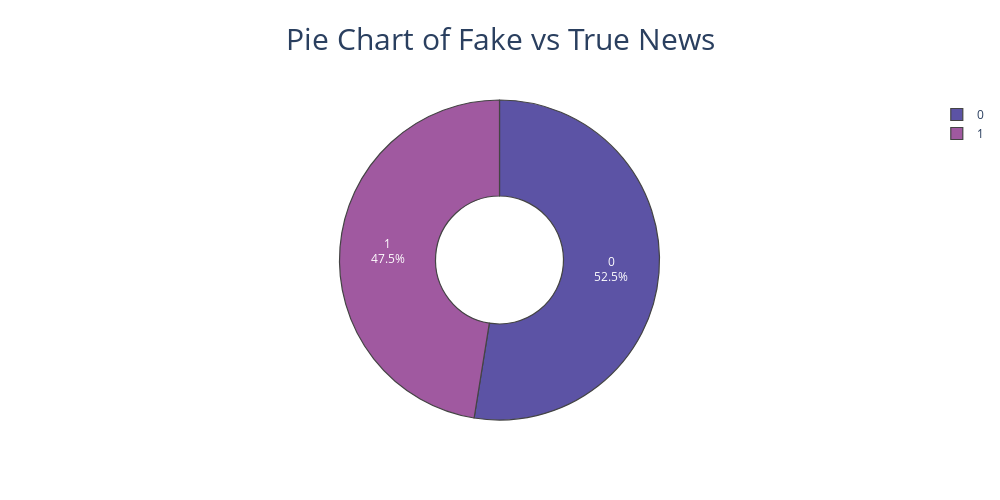

Write notebook code for a chart like this one.
### Code cell
fig = px.pie(data_frame = news, names = "news_class", hole = 0.4, title = "Pie Chart of Fake vs True News",
             width = 1000, height = 500, color_discrete_sequence = px.colors.sequential.Sunset_r)
fig.update_traces(textposition = "inside", textinfo = "percent+label",
                  marker = dict(line = dict(width = 1.2)))
fig.update_layout(title_x = 0.5, title_font = dict(size = 30), uniformtext_minsize = 25)
fig.show()

### Figure 1 — Plotly figure (JSON) as saved in the notebook; plotly's stock layout.template omitted (floating-point values rounded to 4 significant figures; data arrays with more than 128 entries replaced by an {"elided": "..."} marker saying what was removed)
{"data": [{"domain": {"x": [0, 1], "y": [0, 1]}, "hole": 0.4, "hovertemplate": "news_class=%{label}<extra></extra>", "labels": {"elided": "44689 int values"}, "legendgroup": "", "marker": {"line": {"width": 1.2}}, "name": "", "showlegend": true, "textinfo": "percent+label", "textposition": "inside", "type": "pie"}], "layout": {"height": 500, "legend": {"tracegroupgap": 0}, "piecolorway": ["rgb(92, 83, 165)", "rgb(160, 89, 160)", "rgb(206, 102, 147)", "rgb(235, 127, 134)", "rgb(248, 160, 126)", "rgb(250, 196, 132)", "rgb(243, 231, 155)"], "title": {"font": {"size": 30}, "text": "Pie Chart of Fake vs True News", "x": 0.5}, "uniformtext": {"minsize": 25}, "width": 1000}}
